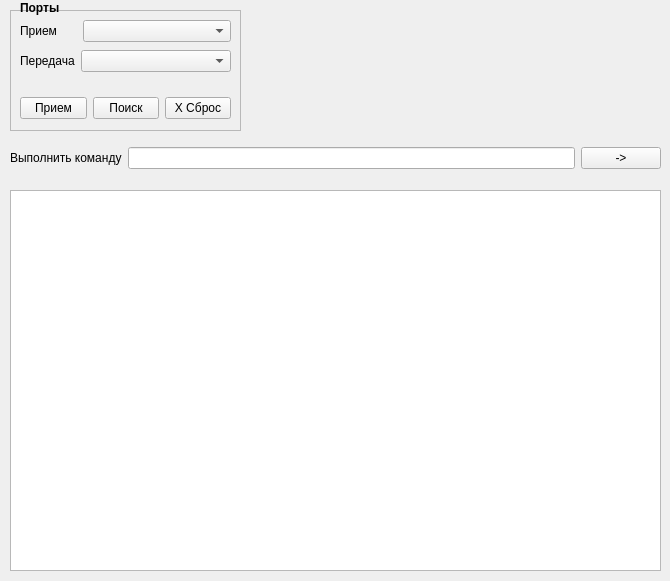
<?xml version="1.0" encoding="UTF-8"?>
<ui version="4.0">
 <class>test</class>
 <widget class="QMainWindow" name="test">
  <property name="geometry">
   <rect>
    <x>0</x>
    <y>0</y>
    <width>670</width>
    <height>581</height>
   </rect>
  </property>
  <property name="windowTitle">
   <string>TEST UI</string>
  </property>
  <property name="animated">
   <bool>false</bool>
  </property>
  <widget class="QWidget" name="centralwidget">
   <widget class="QTableWidget" name="log">
    <property name="geometry">
     <rect>
      <x>10</x>
      <y>190</y>
      <width>651</width>
      <height>381</height>
     </rect>
    </property>
    <property name="sizePolicy">
     <sizepolicy hsizetype="Preferred" vsizetype="Preferred">
      <horstretch>0</horstretch>
      <verstretch>0</verstretch>
     </sizepolicy>
    </property>
    <property name="font">
     <font>
      <pointsize>12</pointsize>
      <weight>75</weight>
      <bold>true</bold>
     </font>
    </property>
    <property name="alternatingRowColors">
     <bool>true</bool>
    </property>
    <property name="showGrid">
     <bool>false</bool>
    </property>
    <attribute name="horizontalHeaderVisible">
     <bool>false</bool>
    </attribute>
    <attribute name="horizontalHeaderHighlightSections">
     <bool>false</bool>
    </attribute>
    <attribute name="horizontalHeaderStretchLastSection">
     <bool>false</bool>
    </attribute>
    <attribute name="verticalHeaderVisible">
     <bool>false</bool>
    </attribute>
    <attribute name="verticalHeaderHighlightSections">
     <bool>false</bool>
    </attribute>
    <column>
     <property name="text">
      <string>Новый столбец</string>
     </property>
    </column>
   </widget>
   <widget class="QFrame" name="frame">
    <property name="geometry">
     <rect>
      <x>10</x>
      <y>10</y>
      <width>231</width>
      <height>121</height>
     </rect>
    </property>
    <property name="frameShape">
     <enum>QFrame::StyledPanel</enum>
    </property>
    <property name="frameShadow">
     <enum>QFrame::Raised</enum>
    </property>
    <widget class="QWidget" name="layoutWidget">
     <property name="geometry">
      <rect>
       <x>10</x>
       <y>40</y>
       <width>211</width>
       <height>34</height>
      </rect>
     </property>
     <layout class="QFormLayout" name="formLayout_2">
      <item row="0" column="0">
       <widget class="QLabel" name="label_3">
        <property name="text">
         <string>Передача</string>
        </property>
       </widget>
      </item>
      <item row="0" column="1">
       <widget class="QComboBox" name="txlist"/>
      </item>
     </layout>
    </widget>
    <widget class="QWidget" name="layoutWidget1">
     <property name="geometry">
      <rect>
       <x>10</x>
       <y>10</y>
       <width>211</width>
       <height>34</height>
      </rect>
     </property>
     <layout class="QFormLayout" name="formLayout">
      <item row="0" column="0">
       <widget class="QLabel" name="label_2">
        <property name="text">
         <string>Прием      </string>
        </property>
       </widget>
      </item>
      <item row="0" column="1">
       <widget class="QComboBox" name="rxlist"/>
      </item>
     </layout>
    </widget>
    <widget class="QWidget" name="layoutWidget2">
     <property name="geometry">
      <rect>
       <x>10</x>
       <y>80</y>
       <width>211</width>
       <height>36</height>
      </rect>
     </property>
     <layout class="QHBoxLayout" name="horizontalLayout_2">
      <item>
       <widget class="QPushButton" name="pushButton_4">
        <property name="text">
         <string>Прием</string>
        </property>
       </widget>
      </item>
      <item>
       <widget class="QPushButton" name="pushButton">
        <property name="text">
         <string>Поиск</string>
        </property>
       </widget>
      </item>
      <item>
       <widget class="QPushButton" name="pushButton_2">
        <property name="text">
         <string>Х Сброс</string>
        </property>
       </widget>
      </item>
     </layout>
    </widget>
   </widget>
   <widget class="QWidget" name="layoutWidget3">
    <property name="geometry">
     <rect>
      <x>10</x>
      <y>140</y>
      <width>651</width>
      <height>36</height>
     </rect>
    </property>
    <layout class="QHBoxLayout" name="horizontalLayout">
     <item>
      <widget class="QLabel" name="label_4">
       <property name="text">
        <string>Выполнить команду</string>
       </property>
      </widget>
     </item>
     <item>
      <widget class="QLineEdit" name="lineEdit"/>
     </item>
     <item>
      <widget class="QPushButton" name="pushButton_3">
       <property name="text">
        <string>-&gt;</string>
       </property>
      </widget>
     </item>
    </layout>
   </widget>
   <widget class="QLabel" name="label">
    <property name="geometry">
     <rect>
      <x>20</x>
      <y>0</y>
      <width>51</width>
      <height>17</height>
     </rect>
    </property>
    <property name="text">
     <string>&lt;html&gt;&lt;head/&gt;&lt;body&gt;&lt;p&gt;&lt;span style=&quot; font-weight:600;&quot;&gt;Порты&lt;/span&gt;&lt;/p&gt;&lt;/body&gt;&lt;/html&gt;</string>
    </property>
   </widget>
  </widget>
 </widget>
 <resources/>
 <connections/>
</ui>
